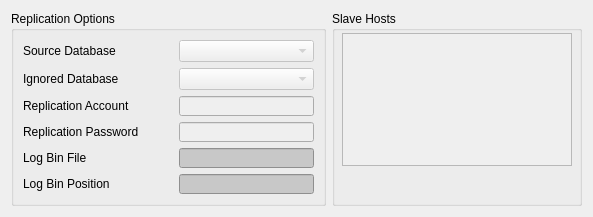
     <widget class="QWidget" name="Master">
      <attribute name="title">
       <string>Master</string>
      </attribute>
      <layout class="QVBoxLayout" name="verticalLayout_3">
       <item>
        <layout class="QHBoxLayout" name="horizontalLayout">
         <item>
          <widget class="QGroupBox" name="groupBox_3">
           <property name="title">
            <string>Replication Options</string>
           </property>
           <layout class="QGridLayout" name="gridLayout_3">
            <item row="0" column="0">
             <widget class="QLabel" name="label_SourceDB">
              <property name="minimumSize">
               <size>
                <width>150</width>
                <height>20</height>
               </size>
              </property>
              <property name="maximumSize">
               <size>
                <width>150</width>
                <height>20</height>
               </size>
              </property>
              <property name="text">
               <string>Source Database</string>
              </property>
              <property name="buddy">
               <cstring>comboBox_SourceDB</cstring>
              </property>
             </widget>
            </item>
            <item row="0" column="1">
             <widget class="QCheckComboBox" name="comboBox_SourceDB">
              <property name="enabled">
               <bool>false</bool>
              </property>
              <property name="minimumSize">
               <size>
                <width>135</width>
                <height>22</height>
               </size>
              </property>
              <property name="maximumSize">
               <size>
                <width>135</width>
                <height>22</height>
               </size>
              </property>
             </widget>
            </item>
            <item row="1" column="0">
             <widget class="QLabel" name="label_IgnoredDB">
              <property name="minimumSize">
               <size>
                <width>150</width>
                <height>20</height>
               </size>
              </property>
              <property name="maximumSize">
               <size>
                <width>150</width>
                <height>20</height>
               </size>
              </property>
              <property name="text">
               <string>Ignored Database</string>
              </property>
              <property name="buddy">
               <cstring>comboBox_IgnoredDB</cstring>
              </property>
             </widget>
            </item>
            <item row="1" column="1">
             <widget class="QCheckComboBox" name="comboBox_IgnoredDB">
              <property name="enabled">
               <bool>false</bool>
              </property>
              <property name="minimumSize">
               <size>
                <width>135</width>
                <height>22</height>
               </size>
              </property>
              <property name="maximumSize">
               <size>
                <width>135</width>
                <height>22</height>
               </size>
              </property>
             </widget>
            </item>
            <item row="2" column="0">
             <widget class="QLabel" name="label_ReplicationAccount">
              <property name="minimumSize">
               <size>
                <width>150</width>
                <height>20</height>
               </size>
              </property>
              <property name="maximumSize">
               <size>
                <width>150</width>
                <height>20</height>
               </size>
              </property>
              <property name="text">
               <string>Replication Account</string>
              </property>
              <property name="buddy">
               <cstring>lineEdit_ReplicationAccount</cstring>
              </property>
             </widget>
            </item>
            <item row="2" column="1">
             <widget class="QLineEdit" name="lineEdit_ReplicationAccount">
              <property name="enabled">
               <bool>false</bool>
              </property>
              <property name="minimumSize">
               <size>
                <width>135</width>
                <height>20</height>
               </size>
              </property>
              <property name="maximumSize">
               <size>
                <width>135</width>
                <height>20</height>
               </size>
              </property>
              <property name="maxLength">
               <number>32</number>
              </property>
             </widget>
            </item>
            <item row="3" column="0">
             <widget class="QLabel" name="label_ReplicationPassword">
              <property name="minimumSize">
               <size>
                <width>150</width>
                <height>20</height>
               </size>
              </property>
              <property name="maximumSize">
               <size>
                <width>150</width>
                <height>20</height>
               </size>
              </property>
              <property name="text">
               <string>Replication Password</string>
              </property>
              <property name="buddy">
               <cstring>lineEdit_ReplicationPassword</cstring>
              </property>
             </widget>
            </item>
            <item row="3" column="1">
             <widget class="QLineEdit" name="lineEdit_ReplicationPassword">
              <property name="enabled">
               <bool>false</bool>
              </property>
              <property name="minimumSize">
               <size>
                <width>135</width>
                <height>20</height>
               </size>
              </property>
              <property name="maximumSize">
               <size>
                <width>135</width>
                <height>20</height>
               </size>
              </property>
              <property name="maxLength">
               <number>16</number>
              </property>
              <property name="echoMode">
               <enum>QLineEdit::Normal</enum>
              </property>
             </widget>
            </item>
            <item row="4" column="0">
             <widget class="QLabel" name="label_LogbinFile">
              <property name="minimumSize">
               <size>
                <width>150</width>
                <height>20</height>
               </size>
              </property>
              <property name="maximumSize">
               <size>
                <width>150</width>
                <height>20</height>
               </size>
              </property>
              <property name="text">
               <string>Log Bin File</string>
              </property>
              <property name="buddy">
               <cstring>lineEdit_LogbinFile</cstring>
              </property>
             </widget>
            </item>
            <item row="4" column="1">
             <widget class="QLineEdit" name="lineEdit_LogbinFile">
              <property name="minimumSize">
               <size>
                <width>135</width>
                <height>20</height>
               </size>
              </property>
              <property name="maximumSize">
               <size>
                <width>135</width>
                <height>20</height>
               </size>
              </property>
              <property name="styleSheet">
               <string notr="true">background-color: rgb(200, 200, 200);</string>
              </property>
              <property name="maxLength">
               <number>64</number>
              </property>
              <property name="readOnly">
               <bool>true</bool>
              </property>
             </widget>
            </item>
            <item row="5" column="0">
             <widget class="QLabel" name="label_LogbinPosition">
              <property name="minimumSize">
               <size>
                <width>150</width>
                <height>20</height>
               </size>
              </property>
              <property name="maximumSize">
               <size>
                <width>150</width>
                <height>20</height>
               </size>
              </property>
              <property name="text">
               <string>Log Bin Position</string>
              </property>
              <property name="buddy">
               <cstring>lineEdit_LogbinPosition</cstring>
              </property>
             </widget>
            </item>
            <item row="5" column="1">
             <widget class="QLineEdit" name="lineEdit_LogbinPosition">
              <property name="minimumSize">
               <size>
                <width>135</width>
                <height>20</height>
               </size>
              </property>
              <property name="maximumSize">
               <size>
                <width>135</width>
                <height>20</height>
               </size>
              </property>
              <property name="styleSheet">
               <string notr="true">background-color: rgb(200, 200, 200);</string>
              </property>
              <property name="maxLength">
               <number>64</number>
              </property>
              <property name="readOnly">
               <bool>true</bool>
              </property>
             </widget>
            </item>
           </layout>
          </widget>
         </item>
         <item>
          <widget class="QGroupBox" name="groupBox_2">
           <property name="minimumSize">
            <size>
             <width>250</width>
             <height>0</height>
            </size>
           </property>
           <property name="maximumSize">
            <size>
             <width>250</width>
             <height>16777215</height>
            </size>
           </property>
           <property name="title">
            <string>Slave Hosts</string>
           </property>
           <widget class="QListWidget" name="listWidget_SlaveHosts">
            <property name="enabled">
             <bool>false</bool>
            </property>
            <property name="geometry">
             <rect>
              <x>10</x>
              <y>22</y>
              <width>230</width>
              <height>133</height>
             </rect>
            </property>
            <property name="minimumSize">
             <size>
              <width>229</width>
              <height>0</height>
             </size>
            </property>
            <property name="maximumSize">
             <size>
              <width>240</width>
              <height>16777215</height>
             </size>
            </property>
            <property name="contextMenuPolicy">
             <enum>Qt::CustomContextMenu</enum>
            </property>
            <property name="toolTip">
             <string>&lt;html&gt;&lt;head/&gt;&lt;body&gt;&lt;p&gt;&lt;span style=&quot; color:#ff0000;&quot;&gt;Right click to pop Menu!&lt;/span&gt;&lt;/p&gt;&lt;/body&gt;&lt;/html&gt;</string>
            </property>
            <property name="selectionMode">
             <enum>QAbstractItemView::MultiSelection</enum>
            </property>
            <property name="selectionBehavior">
             <enum>QAbstractItemView::SelectRows</enum>
            </property>
            <property name="selectionRectVisible">
             <bool>true</bool>
            </property>
           </widget>
          </widget>
         </item>
        </layout>
       </item>
      </layout>
     </widget>
